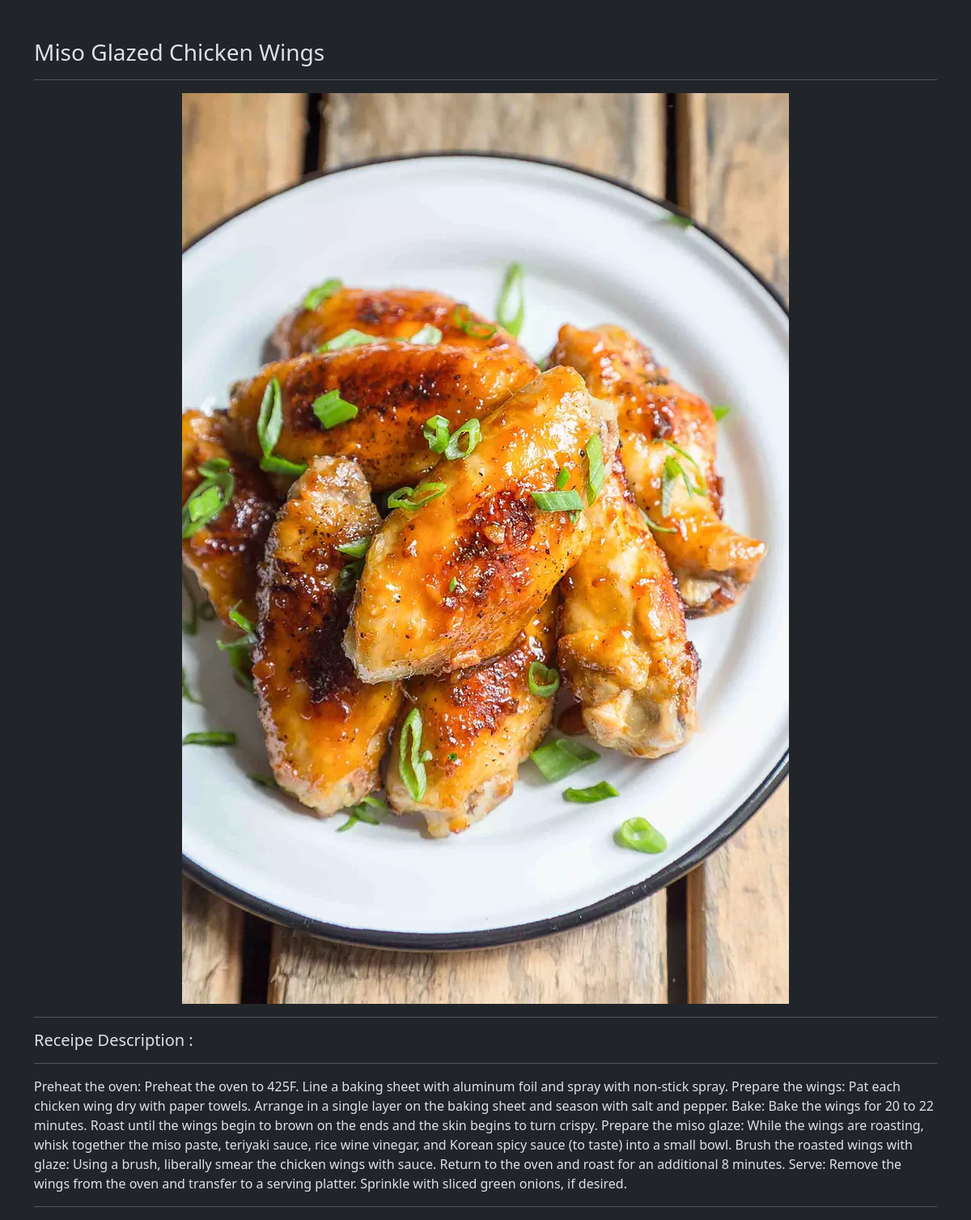
Page /getOne/5/ on the committed database.
### vege/models.py (models this page shows)
class Receipe(models.Model):
    receipe_name = models.CharField(max_length = 100)
    receipe_description = models.TextField()
    receipe_image = models.ImageField(upload_to="receipe")

### vege/views.py (the view)
# urls.py: path('getOne/<id>/', getOne, name = "oneReceipe"),
def getOne(request, id):
    queryset = Receipe.objects.get(id = id)
    context = {'receipe' : queryset}
    return render(request,  "oneReceipe.html", context)

### vege/templates/oneReceipe.html
{% extends "base.html" %}
{% block start %}
    <div class = "container mt-5">
    <h3>{{receipe.receipe_name}}</h3>
    <hr>
    <div class="text-center">
        <img src="/media/{{receipe.receipe_image}}" class="img-fluid" height="mx-auto">
    </div>
    <hr>
    <h5>Receipe Description : </h5>
    <hr>
    <p>
        {{receipe.receipe_description}}
    </p>
    <hr>
    </div>
{% endblock %}

### rows in the picture
Receipe: receipe_name "Miso Glazed Chicken Wings", receipe_image (picture), receipe_description "Preheat the oven: Preheat the oven to 425F. Line a baking sheet with aluminum foil and spray with non-stick spray. Prepare the wings: Pat each chicken wing dry with paper towels. Arrange in a single layer on the baking sheet and season with salt and pepper. Bake: Bake the wings for 20 to 22 minutes. Roast until the wings begin to brown on the ends and the skin begins to turn crispy. Prepare the miso glaze: While the wings are roasting, whisk together the miso paste, teriyaki sauce, rice wine vinegar, and Korean spicy sauce (to taste) into a small bowl. Brush the roasted wings with glaze: Using a brush, liberally smear the chicken wings with sauce. Return to the oven and roast for an…"
